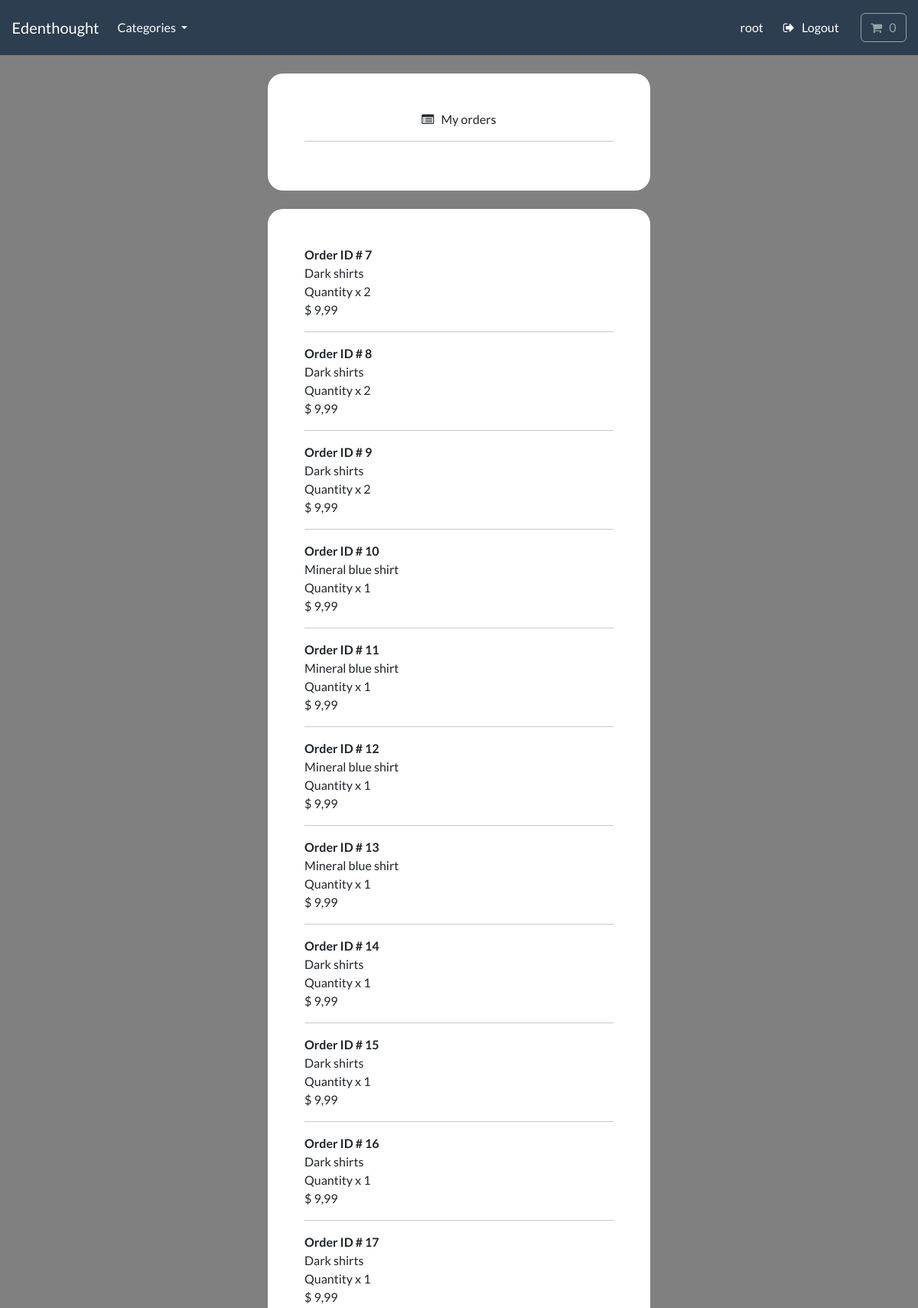
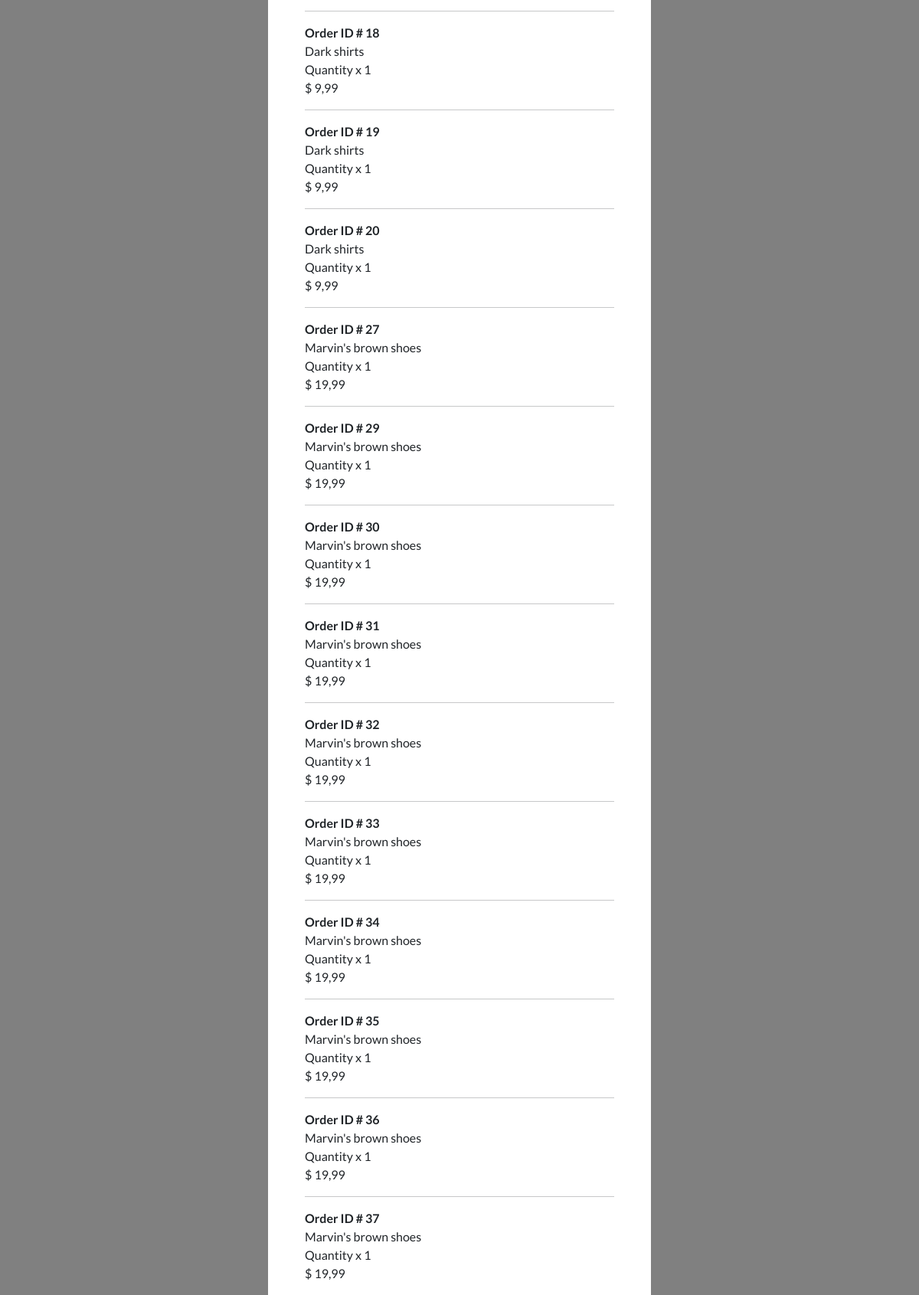
The page /account/track-orders (signed in, upper part) on the database its author committed (2 pictures, top to bottom).
### payment/models.py (models this page shows)
class OrderItem(models.Model):
    order=models.ForeignKey(Order, on_delete=models.CASCADE, null=True)
    product=models.ForeignKey(Product, on_delete=models.CASCADE, null=True)
    quantity=models.PositiveBigIntegerField(default=1)
    price=models.DecimalField(max_digits=8, decimal_places=2)
    user = models.ForeignKey(User, on_delete=models.CASCADE, null=True, blank=True)

### store/models.py (models this page shows, shortened)
class Product(models.Model):
    category = models.ForeignKey(Category, related_name='product', on_delete=models.CASCADE, null=True)
    title = models.CharField(max_length=250)
    brand = models.CharField(max_length=250, default='un-branded')
    description = models.TextField(blank=True)
    slug = models.SlugField(max_length=250)
    price = models.DecimalField(max_digits=6, decimal_places=2)
    image = models.ImageField(upload_to='images/')
    class Meta:
        verbose_name_plural = 'products'
    def __str__(self):
        return self.title

### account/views.py (the view)
# urls.py: path('track-orders', views.track_orders, name='track-orders'),
@login_required(login_url='my-login')
def track_orders(request):
    try:
        orders = OrderItem.objects.filter(user=request.user)
        context={'orders':orders}
        return render(request, 'account/track-orders.html', context=context)
    except:
        return render(request, 'account/track-orders.html')

### cart/cart.py (called while the page is built)
    def __len__(self):
        return sum(item['qty'] for item in self.cart.values())

### cart/context_processors.py (called while the page is built)
def cart(request):
    return {'cart':Cart(request)}

### store/models.py (called while the page is built)
    def get_absolute_url(self):
        return reverse('list-category', args=[self.slug])

### store/views.py (called while the page is built)
def categories(request):
    all_categories=Category.objects.all()
    return {'all_categories':all_categories}

### account/templates/account/track-orders.html (shortened to what this page needs)
{% include 'store/base.html' %}
{% load static %}
{% load crispy_forms_tags %}
{% block content %}
    <div class="container bg-white shadow-md p-5 form-layout">
        <div class="text-center"
         <h3> <i class="fa fa-list-alt" aria-hidden="true"></i> &nbsp; My orders </h3>
        <hr>
        </div>
    </div>
<div class="container bg-white shadow-md p-5 form-layout">
        {% for order in orders %}
    <strong>Order ID # {{order.id}}</strong>
    <br>
    {{ order.product }}
    <br>
    Quantity x {{order.quantity}}
    <br>
    $ {{order.price}}
    <br>
    <hr>
    {% endfor %}
    </div>
{% endblock %}

### store/templates/store/base.html (shortened to what this page needs)
{% load static %}
<!DOCTYPE html>
<html>
    <head>
        <link rel="stylesheet" href="https://bootswatch.com/5/flatly/bootstrap.min.css">
        <link type="text/css" href="{% static 'css/styles.css' %}" rel="stylesheet" />
        <link rel="stylesheet" href="https://cdnjs.cloudflare.com/ajax/libs/font-awesome/4.7.0/css/font-awesome.min.css">
    </head>
    <nav class="navbar navbar-expand-lg bg-primary justify-content-center">
        <a class="navbar-brand main-heading text-white" href="{% url 'store' %}">
        &nbsp; &nbsp; Edenthought
        </a>
        <div class="collapse navbar-collapse" id="navbarCollapse">
            <ul class="navbar-nav me-auto mb-2 mb-md-0">
                <li class="nav-item dropdown">
                    <a class="nav-link dropdown-toggle text-white" href="#" id="navbarDropdown" role="button"
                    data-bs-toggle="dropdown" aria-expanded="false">
                        Categories
                    </a>
                </li>
            </ul>
        </div>
        <div class="collapse navbar-collapse text-center" id="navbarNavDropdown">
            <ul class="navbar-nav ms-auto">
                <li class="nav-item">
                    {% if user.is_authenticated %}
                    <a class="btn btn-alert navbar-btn text-white" type="button"  href="{% url 'dashboard' %}">
                        {{user.username}} </a>
                    {% else %}
                        <a class="btn btn-alert navbar-btn text-white" type="button"  href="{% url 'register' %}"> Register </a>
                    {% endif %}
                </li>
                <li class="nav-item">
                    {% if user.is_authenticated %}
                    <a class="btn btn-alert navbar-btn text-white" type="button"  href="{% url 'user-logout' %}"><i class="fa fa-sign-out" aria-hidden="true"></i> &nbsp; Logout </a>
                    {% else %}
                    <a class="btn btn-alert navbar-btn text-white" type="button"  href="{% url 'my-login' %}"> Login </a>
                    {% endif %}
                </li>
                <li class="nav-item">
                    <a type="button" role="button" href="{% url 'cart-summary' %}" class="btn btn-outline-secondary">
                        <i class="fa fa-shopping-cart" aria-hidden="true"> </i>
                            <div id="cart-qty" class="d-inline-flex">
                                {% with qty_amount=cart|length %}
                                    {% if qty_amount > 0 %}
                                        {{ qty_amount }}
                                    {% else %}
                                        0
                                    {% endif %}
                                {% endwith %}
                            </div>
                    </a>
                </li>
            </ul>
        </div>
    </nav>
    <body>
    </body>
</html>

### static/css/styles.css (style rules this page uses)
.form-layout { border-radius: 20px; width: 500px; }

### account/templates/account/track-orders.html (style rules this page uses)
body { background-color:grey; }

### rows shown on the page
OrderItem: id "7", product "Dark shirts", quantity "2", price "9,99"
OrderItem: id "8", product "Dark shirts", quantity "2", price "9,99"
OrderItem: id "9", product "Dark shirts", quantity "2", price "9,99"
OrderItem: id "10", product "Mineral blue shirt", quantity "1", price "9,99"
OrderItem: id "11", product "Mineral blue shirt", quantity "1", price "9,99"
OrderItem: id "12", product "Mineral blue shirt", quantity "1", price "9,99"
OrderItem: id "13", product "Mineral blue shirt", quantity "1", price "9,99"
OrderItem: id "14", product "Dark shirts", quantity "1", price "9,99"
OrderItem: id "15", product "Dark shirts", quantity "1", price "9,99"
OrderItem: id "16", product "Dark shirts", quantity "1", price "9,99"
OrderItem: id "17", product "Dark shirts", quantity "1", price "9,99"
OrderItem: id "18", product "Dark shirts", quantity "1", price "9,99"
OrderItem: id "19", product "Dark shirts", quantity "1", price "9,99"
OrderItem: id "20", product "Dark shirts", quantity "1", price "9,99"
OrderItem: id "27", product "Marvin's brown shoes", quantity "1", price "19,99"
OrderItem: id "29", product "Marvin's brown shoes", quantity "1", price "19,99"
OrderItem: id "30", product "Marvin's brown shoes", quantity "1", price "19,99"
OrderItem: id "31", product "Marvin's brown shoes", quantity "1", price "19,99"
OrderItem: id "32", product "Marvin's brown shoes", quantity "1", price "19,99"
OrderItem: id "33", product "Marvin's brown shoes", quantity "1", price "19,99"
OrderItem: id "34", product "Marvin's brown shoes", quantity "1", price "19,99"
OrderItem: id "35", product "Marvin's brown shoes", quantity "1", price "19,99"
OrderItem: id "36", product "Marvin's brown shoes", quantity "1", price "19,99"
OrderItem: id "37", product "Marvin's brown shoes", quantity "1", price "19,99"

### other values the page prints
{{ user.username }} "root"
